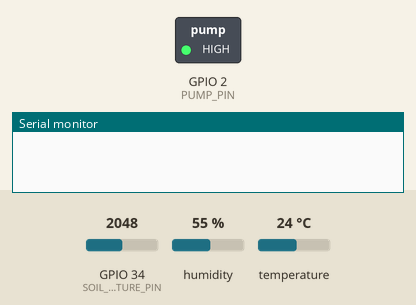
Bench run of a sketch on a simulated ESP32. Parts: switched loads named in the sketch (green lamp = pin HIGH), the last lines printed to the serial monitor. The test bench sets the inputs (shaded band); at power-on: temperature 24 °C, GPIO 34 (SOIL_MOISTURE_PIN) = 2048, humidity 55 %. WiFi joins after 1.5 s; servers stay silent unless stated.

Above: at 3.0 s.
3.1 s: temperature set to 39 °C
6.3 s: temperature set to 42 °C
At 9.0 s:
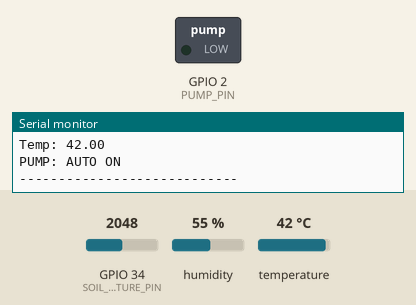
9.3 s: temperature set to 12 °C
At 11.5 s:
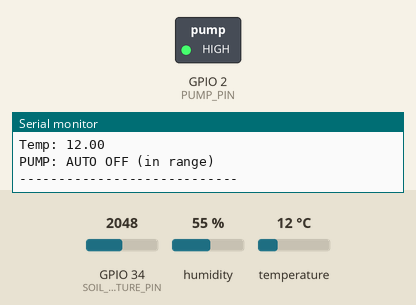
18.3 s: GPIO 34 (SOIL_MOISTURE_PIN) set to 2077
21.0 s: GPIO 34 (SOIL_MOISTURE_PIN) set to 2163
At 24.2 s:
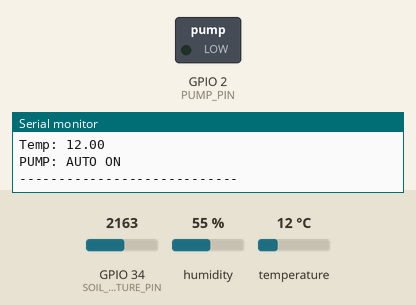
Timing chart, 0 to 25.3 s (numbered marks = the images above; inputs shaded):
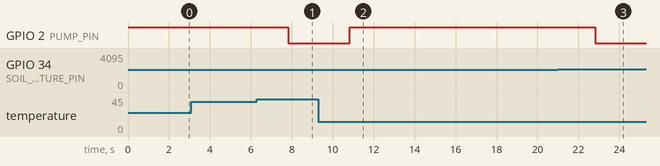

Measured:
- the behaviour switches between 40 and 41 °C on temperature (found by bisection; images 0 and 1)
- the behaviour switches between 2128 and 2129 on GPIO 34 (SOIL_MOISTURE_PIN) (found by bisection; images 2 and 3)
- after the input at 6.3 s, GPIO 2 (PUMP_PIN): HIGH → LOW after 1.5 s
- after the input at 9.3 s, GPIO 2 (PUMP_PIN): LOW → HIGH after 1.5 s
- after the input at 21.0 s, GPIO 2 (PUMP_PIN): HIGH → LOW after 1.8 s

The sketch:

smart_plant_watering.ino
```cpp
/************* BLYNK SETTINGS *************/
#define BLYNK_TEMPLATE_ID   "TMPL6qbqAKJ9S"
#define BLYNK_TEMPLATE_NAME "esp32 plant watering"
#define BLYNK_AUTH_TOKEN    "YOUR_BLYNK_AUTH_TOKEN"   // <-- replace with your own token from the Blynk console

#define BLYNK_PRINT Serial

#include <WiFi.h>
#include <BlynkSimpleEsp32.h>

/************* DHT11 SETTINGS *************/
#include "DHT.h"
#define DHTPIN 12
#define DHTTYPE DHT11
DHT dht(DHTPIN, DHTTYPE);

/************* PIN DEFINITIONS *************/
#define SOIL_MOISTURE_PIN 34
#define MOISTURE_VPIN V1
#define TEMP_VPIN V2
#define HUMID_VPIN V3
#define PUMP_SWITCH V4
#define AUTO_MODE_VPIN V5
#define PUMP_PIN 2

/************* RELAY / ADC CALIBRATION *************/
// Your relay is active-LOW!
// LOW  = Pump ON
// HIGH = Pump OFF
#define RELAY_ACTIVE_HIGH 0
#define WET_ADC 1286
#define DRY_ADC 4095

/************* THRESHOLDS *************/
#define MOISTURE_START 70
#define MOISTURE_STOP 90
#define TEMP_THRESHOLD 40

/************* WIFI *************/
char ssid[] = "YOUR_WIFI_SSID";       // <-- replace with your network name
char pass[] = "YOUR_WIFI_PASSWORD";   // <-- replace with your network password

BlynkTimer timer;

bool autoMode = true;
bool manualPump = false;

/************* Relay control *************/
void pumpOn() {
  if (RELAY_ACTIVE_HIGH)
    digitalWrite(PUMP_PIN, HIGH);
  else
    digitalWrite(PUMP_PIN, LOW);   // active-LOW relay ON
}

void pumpOff() {
  if (RELAY_ACTIVE_HIGH)
    digitalWrite(PUMP_PIN, LOW);
  else
    digitalWrite(PUMP_PIN, HIGH);  // active-LOW relay OFF
}

/************* MAIN PUMP LOGIC *************/
void evaluatePump(int soilPercent, float temperature) {
  Serial.println("----- Pump Evaluation -----");
  Serial.print("Auto Mode: "); Serial.println(autoMode);
  Serial.print("Manual Pump: "); Serial.println(manualPump);
  Serial.print("Moisture: "); Serial.println(soilPercent);
  Serial.print("Temp: "); Serial.println(temperature);

  // Manual override
  if (manualPump) {
    pumpOn();
    Serial.println("PUMP: MANUAL ON");
    return;
  }

  // Auto mode
  if (autoMode) {
    if (soilPercent < MOISTURE_START || temperature > TEMP_THRESHOLD) {
      pumpOn();
      Serial.println("PUMP: AUTO ON");
    }
    else if (soilPercent >= MOISTURE_STOP) {
      pumpOff();
      Serial.println("PUMP: AUTO OFF (moisture high)");
    }
    else {
      pumpOff();
      Serial.println("PUMP: AUTO OFF (in range)");
    }
  }
  else {
    pumpOff();
    Serial.println("PUMP: OFF (Auto disabled)");
  }

  Serial.println("----------------------------");
}

/************* SENSOR READ FUNCTION *************/
void readAllSensors() {
  /** Soil Moisture **/
  int soilRaw = analogRead(SOIL_MOISTURE_PIN);
  int soilPercent = map(soilRaw, DRY_ADC, WET_ADC, 0, 100);
  soilPercent = constrain(soilPercent, 0, 100);

  Serial.print("Soil Raw: "); Serial.println(soilRaw);
  Serial.print("Moisture %: "); Serial.println(soilPercent);
  Blynk.virtualWrite(MOISTURE_VPIN, soilPercent);

  /** DHT11 **/
  float humidity = dht.readHumidity();
  float temperature = dht.readTemperature();

  if (!isnan(humidity) && !isnan(temperature)) {
    Blynk.virtualWrite(TEMP_VPIN, temperature);
    Blynk.virtualWrite(HUMID_VPIN, humidity);
    Serial.print("Temp: "); Serial.println(temperature);
    Serial.print("Humidity: "); Serial.println(humidity);
  } else {
    Serial.println("DHT ERROR — Using fallback temperature");
    temperature = 25; // safe fallback
  }

  /** Evaluate Pump **/
  evaluatePump(soilPercent, temperature);
}

/************* BLYNK HANDLERS *************/
BLYNK_WRITE(PUMP_SWITCH)
{
  manualPump = (param.asInt() != 0);
  if (manualPump) {
    Serial.println("MANUAL: Pump ON (Blynk)");
    pumpOn();
  } else {
    Serial.println("MANUAL: Pump OFF (Blynk)");
    pumpOff();
  }
}

BLYNK_WRITE(AUTO_MODE_VPIN)
{
  autoMode = (param.asInt() != 0);
  Serial.print("AUTO MODE: ");
  Serial.println(autoMode ? "ENABLED" : "DISABLED");
  readAllSensors();
}

BLYNK_CONNECTED() {
  Blynk.syncVirtual(PUMP_SWITCH);
  Blynk.syncVirtual(AUTO_MODE_VPIN);
}

/************* SETUP *************/
void setup() {
  Serial.begin(115200);
  pinMode(PUMP_PIN, OUTPUT);
  pumpOff(); // safe startup (relay OFF)

  dht.begin();
  Blynk.begin(BLYNK_AUTH_TOKEN, ssid, pass);

  timer.setInterval(3000L, readAllSensors);
}

/************* LOOP *************/
void loop() {
  Blynk.run();
  timer.run();
}
```
